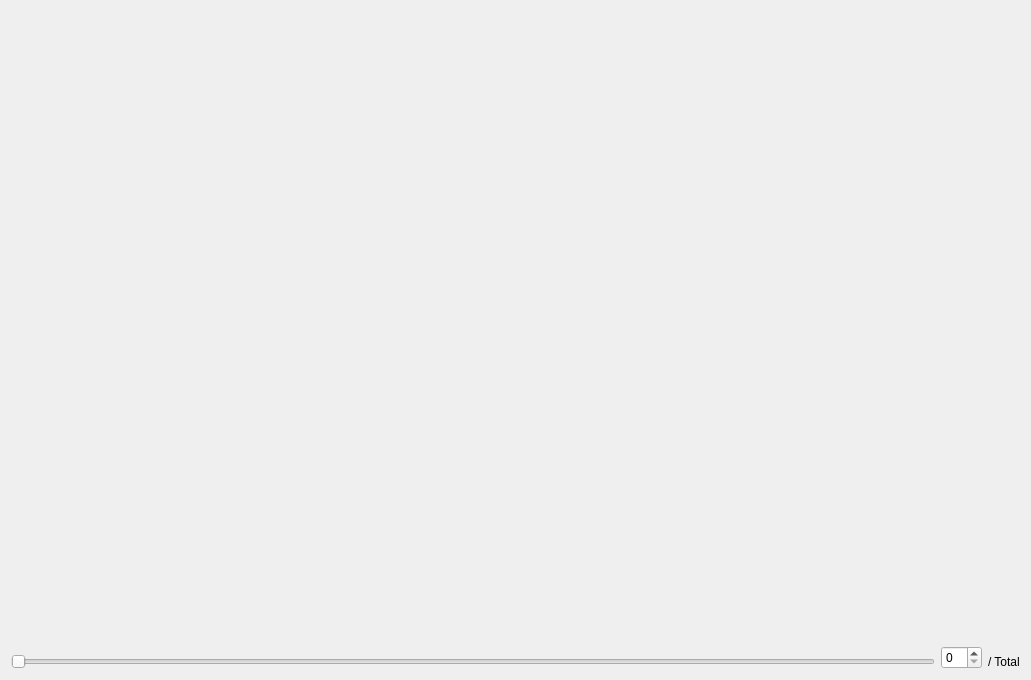
            <widget class="QWidget" name="scrollAreaWidgetContents_3">
             <property name="geometry">
              <rect>
               <x>0</x>
               <y>0</y>
               <width>1031</width>
               <height>680</height>
              </rect>
             </property>
             <layout class="QGridLayout" name="gridLayout_4">
              <item row="2" column="1" alignment="Qt::AlignBottom">
               <widget class="QSpinBox" name="vis_simnum_spinBox"/>
              </item>
              <item row="2" column="2" alignment="Qt::AlignBottom">
               <widget class="QLabel" name="total_sims_label">
                <property name="text">
                 <string>/ Total</string>
                </property>
               </widget>
              </item>
              <item row="2" column="0" alignment="Qt::AlignBottom">
               <widget class="QSlider" name="mainCrystal_slider">
                <property name="orientation">
                 <enum>Qt::Horizontal</enum>
                </property>
               </widget>
              </item>
              <item row="0" column="0" colspan="3">
               <widget class="QFrame" name="frame">
                <property name="sizePolicy">
                 <sizepolicy hsizetype="Preferred" vsizetype="Preferred">
                  <horstretch>0</horstretch>
                  <verstretch>5</verstretch>
                 </sizepolicy>
                </property>
                <layout class="QGridLayout" name="gl_vLayout" rowstretch="0" rowminimumheight="0"/>
               </widget>
              </item>
             </layout>
            </widget>
